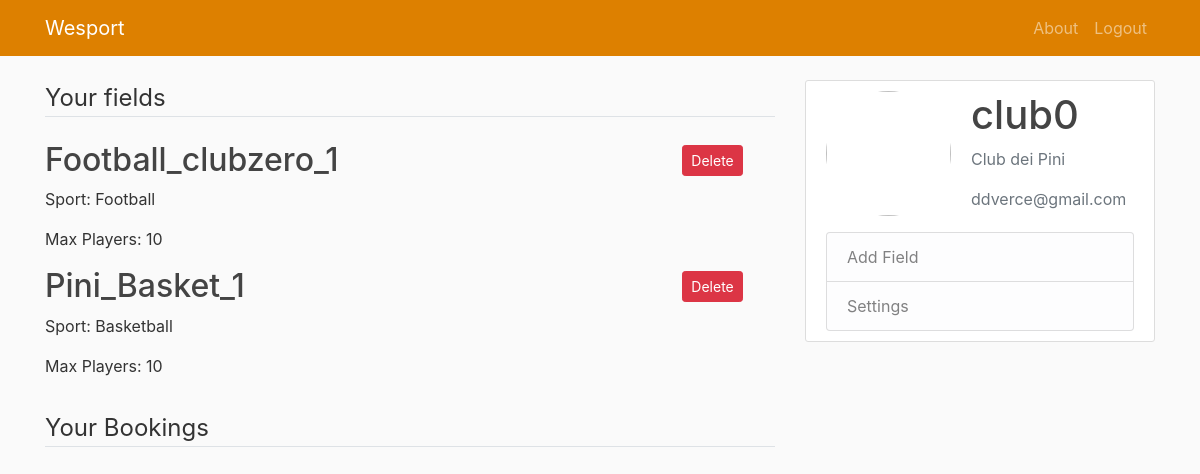
/club_home (signed in), run on an earlier commit of the app's database.
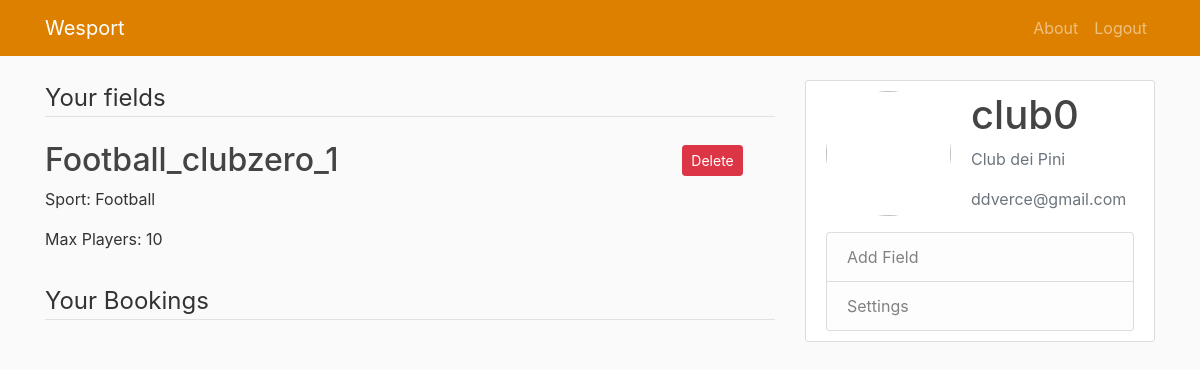
And on a later commit of the database.
### wesport/models.py (models this page shows, shortened)
class Field(db.Model):
    id = db.Column(db.Integer, primary_key=True)
    field_name = db.Column(db.String(20), unique=False, nullable=False)
    sport = db.Column(db.String(20), unique=False, nullable=False)
    max_people = db.Column(db.Integer, unique=False, nullable=True)
    club_id = db.Column(db.Integer, db.ForeignKey('club.id'), nullable=False)
    booking = db.relationship('Booking', backref='field', lazy=True)

class User(db.Model, UserMixin):
    id = db.Column(db.Integer, primary_key=True)
    username = db.Column(db.String(20), unique=True, nullable=False)
    email = db.Column(db.String(120), unique=True, nullable=False)
    urole = db.Column(db.String(20), nullable=False)
    password = db.Column(db.String(60), nullable=False)
    clubs = db.relationship('Club', backref='club_user', lazy=True)
    player = db.relationship('Player', backref='player-user', lazy=True)

class Club(db.Model):
    id = db.Column(db.Integer, primary_key=True)
    name = db.Column(db.String(60), unique=True, nullable=False)
    phone_number = db.Column(db.String(20), unique=False, nullable=False)
    city = db.Column(db.String(60), nullable=False)
    address = db.Column(db.String(60), nullable=False)
    lat = db.Column(db.Float(10), nullable=False)
    lon = db.Column(db.Float(10), nullable=False)
    piva = db.Column(db.String(20), unique=True, nullable=False)
    subscription_date = db.Column(db.Date, nullable=False, default=datetime.utcnow)
    image_file = db.Column(db.String(20), nullable=False, default='default_club.jpg')
    user_id = db.Column(db.Integer, db.ForeignKey('user.id'), nullable=False)
    field = db.relationship('Field', backref='club_field', lazy=True)
    rating = db.relationship('ClubRate', backref='club_rate', lazy=True)

### wesport/club/routes.py (the view)
@club.route("/club_home")
def club_home():
    if current_user.is_authenticated:
        if current_user.urole == 'Player':
            return redirect(url_for('player.player_home'))
    club = Club.query.filter_by(user_id=current_user.id).first()
    fields = Field.query.filter_by(club_id=club.id)
    bookings = Booking.query.join(Field, Booking.field_id==Field.id).join(User, Booking.booker_id == User.id).join(Player, User.id == Player.user_id)\
        .add_columns(Booking.id, Booking.title, Booking.date, Booking.startTime, Booking.endTime, Field.club_id, Field.field_name, Player.name)\
        .filter(Field.club_id == club.id)\
        .filter(Booking.date > datetime.now()).all()
    image_file = url_for('static', filename='profile_pics/' + club.image_file)
    return render_template('club_home.html', fields=fields, bookings=bookings, image_file=image_file, club=club)

### wesport/models.py (called while the page is built)
@login_manager.user_loader
def load_user(user_id):
    return User.query.get(int(user_id))

### wesport/templates/club_home.html (shortened to what this page needs)
{% extends "layout.html" %}
{% block content %}
    <fieldset class="form-group">
        <legend class="border-bottom mb-4">Your fields</legend>
        {% for field in fields %}
            <div class="row">
                <div class="col-10">
                    <h2><a class="article-title" href="{{  url_for('club.myfield', field_id=field.id) }}">{{ field.field_name }}</a></h2>
                    <p class="article-content">Sport: {{ field.sport }}</p>
                    <p class="article-content">Max Players: {{ field.max_people }}</p>
                </div>
                <div class="article-metadata col-2" style="border-bottom: none">
                  <div>
                    <button type=button" class="btn btn-danger btn-sm m-1" data-toggle="modal" data-target="#deleteModal{{ field.id }}">Delete</button>
                  </div>
                </div>
            </div>
        {% endfor %}
    </fieldset>
    <fieldset class="form-group">
        <legend class="border-bottom mb-4">Your Bookings</legend>
    </fieldset>
{% endblock content %}
{% block right_content %}
    <div class="media">
        <img class="rounded-circle account-img" src="{{ image_file }}">
        <div class="media-body">
          <h2 class="account-heading">{{current_user.username}}</h2>
          <p class="text-secondary">{{ club.name }}</p>
          <p class="text-secondary">{{ current_user.email }}</p>
        </div>
    </div>
    <ul class="list-group">
        <a class="list-group-item list-group-item-action list-group-item-personal" href="{{ url_for('club.add_field') }}">Add Field</a>
        <a class="list-group-item list-group-item-action list-group-item-personal" href="{{ url_for('main.account') }}">Settings</a>
    </ul>
{% endblock %}

### wesport/templates/layout.html (shortened to what this page needs)
<!DOCTYPE html>
<html lang="en">
<head>
    <link rel="stylesheet" href="https://stackpath.bootstrapcdn.com/bootstrap/4.3.1/css/bootstrap.min.css">
    <link rel="stylesheet" type="text/css" href="{{ url_for('static', filename='main.css') }}">
</head>
<body>
    <header class="site-header">
      <nav class="navbar navbar-expand-md navbar-dark bg-steel fixed-top">
        <div class="container">
            {% if current_user.is_authenticated %}
                    {% if current_user.urole == 'Player' %}
                        <a class="navbar-brand"  href="{{ url_for('player.player_home') }}">Wesport</a>
                    {% else %}
                        <a class="navbar-brand"  href="{{ url_for('club.club_home') }}">Wesport</a>
                    {% endif %}
            {% else %}
                <a class="navbar-brand" href="/">Wesport</a>
            {% endif %}
          <div class="collapse navbar-collapse" id="navbarToggle">
            <div class="navbar-nav">
                {% if current_user.is_authenticated %}
                    <a class="nav-item nav-link" href="{{ url_for('main.about') }}">About</a>
                    <a class="nav-item nav-link" href="{{ url_for('main.logout') }}">Logout</a>
                {% endif %}
            </div>
          </div>
        </div>
      </nav>
    </header>
    <main role="main" class="container">
      <div class="row">
        <div class="col-md-8">
            {% block content %}{% endblock %}
        </div>
        <div class="col-md-4">
          <div class="content-section">
              {% block right_content %}{% endblock %}
          </div>
        </div>
      </div>
    </main>
</body>
</html>

### wesport/static/main.css (style rules this page uses)
body { background: #fafafa; color: #333333; margin-top: 5rem; }
h1, h2, h3, h4, h5, h6 { color: #444444; }
.bg-steel { background-color: #dd8000; }
.content-section { background: #ffffff; padding: 10px 20px; border: 1px solid #dddddd; border-radius: 3px; margin-bottom: 20px; }
.article-title { color: #444444; }
.article-content { white-space: pre-line; }
.article-metadata { padding-bottom: 1px; margin-bottom: 4px; border-bottom: 1px solid #e3e3e3 }
.account-img { height: 125px; width: 125px; margin-right: 20px; margin-bottom: 16px; }
.account-heading { font-size: 2.5rem; }
.list-group-item-personal { color: #818182; background-color: #fdfdfe; }

What changed in the data, as far as the page shows it:
removed Field: field_name "Pini_Basket_1", sport "Basketball", max_people "10"
